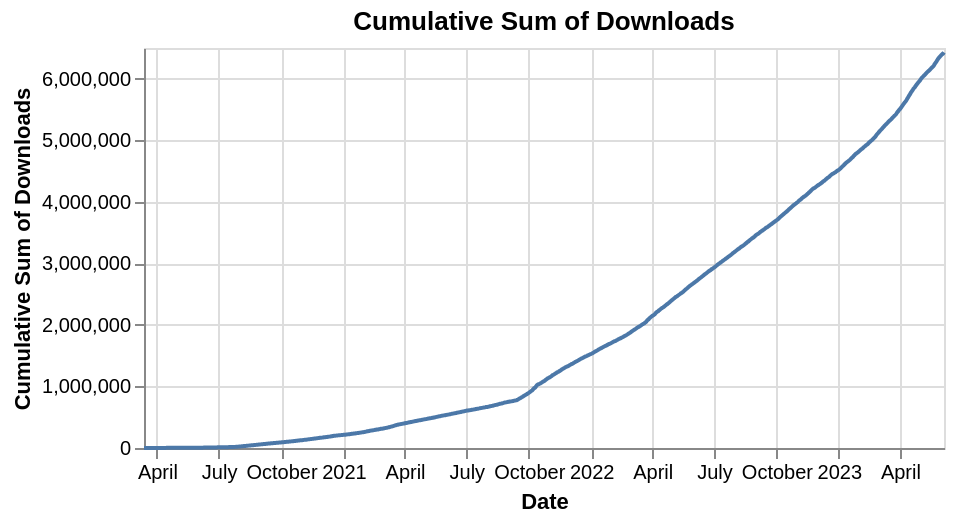

Source (Vega-Lite JSON):
### Vega-Lite specification from a JSON file in a GitHub repository (floating-point values rounded to 4 significant figures; data arrays with more than 128 entries replaced by an {"elided": "..."} marker saying what was removed)
{"config": {"view": {"continuousWidth": 400, "continuousHeight": 300}}, "data": {"values": {"elided": "1175 records"}}, "mark": "line", "encoding": {"tooltip": [{"field": "date", "format": "%Y-%m-%d", "title": "Date", "type": "temporal"}, {"field": "cumulative_sum", "format": ",.0f", "title": "Cumulative Sum of Downloads", "type": "quantitative"}], "x": {"axis": {"title": "Date"}, "field": "date", "type": "temporal"}, "y": {"axis": {"title": "Cumulative Sum of Downloads"}, "field": "cumulative_sum", "type": "quantitative"}}, "height": 200, "title": "Cumulative Sum of Downloads", "transform": [{"window": [{"op": "sum", "field": "download_count", "as": "cumulative_sum"}], "sort": [{"field": "date"}]}], "$schema": "https://vega.github.io/schema/vega-lite/v5.json"}
